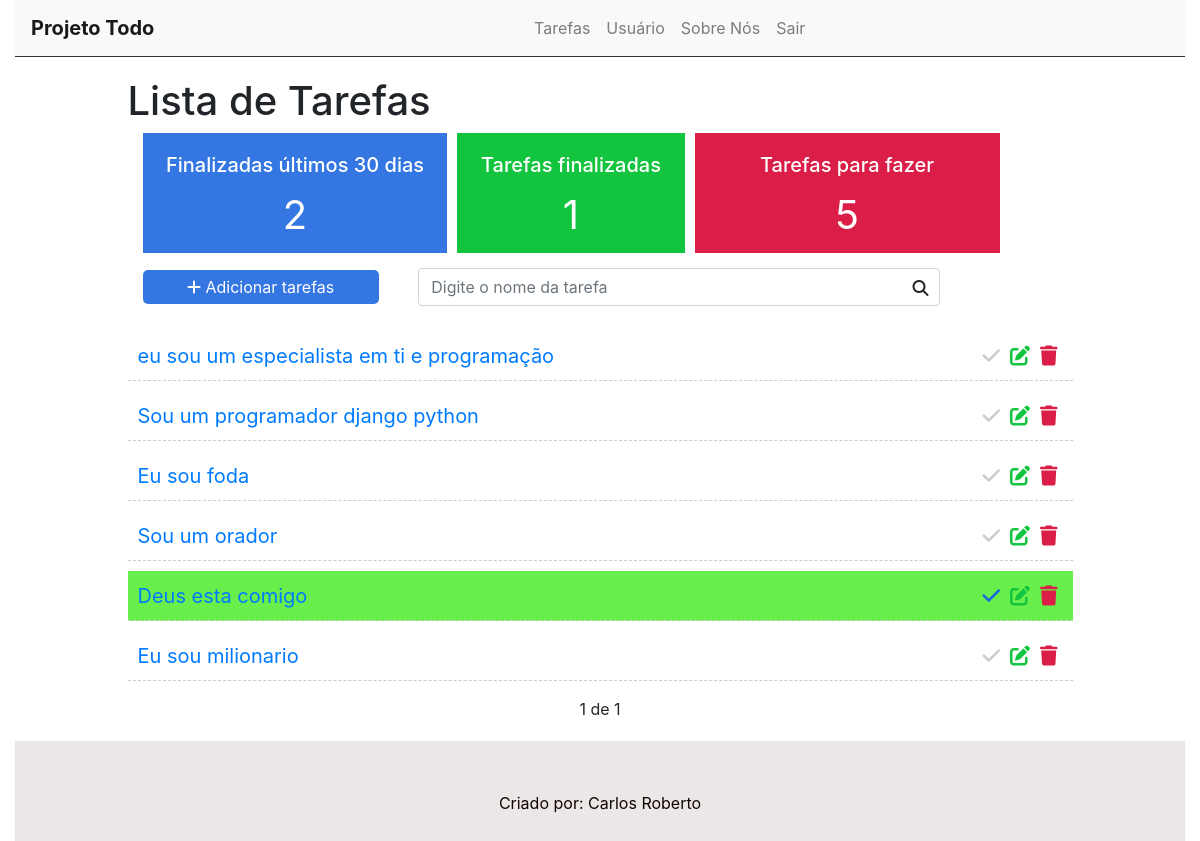
The app's page / (signed in), older data.
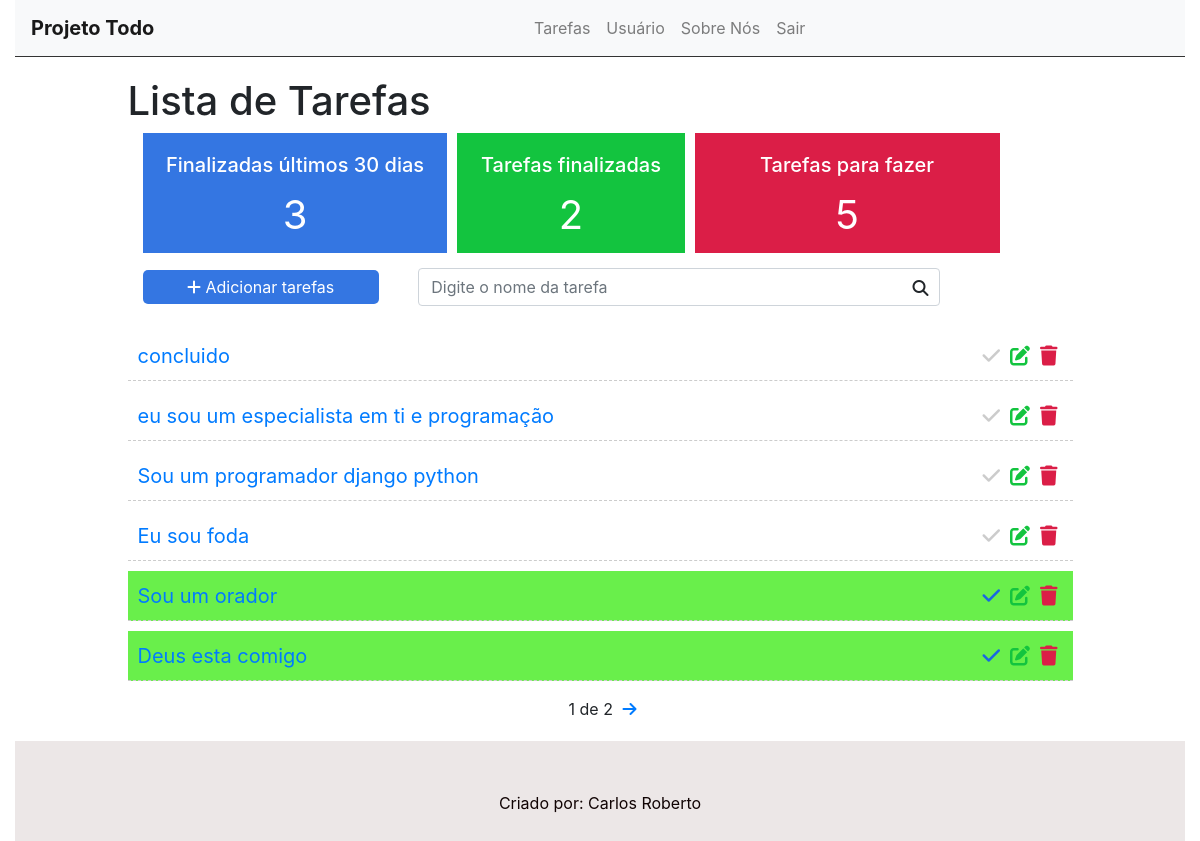
The same page, newer data.
### task/models.py (models this page shows, shortened)
class Task(models.Model):
    STATUS = (
        ('doing','fazendo'),
        ('done','feito'),
    )
    title = models.CharField(max_length=255,)
    description = models.TextField()
    done = models.CharField(
        max_length=5,
        choices=STATUS,
    )
    user = models.ForeignKey(get_user_model(), on_delete=models.CASCADE)
    created_at = models.DateTimeField(auto_now_add=True)
    update_at= models.DateTimeField(auto_now=True)

### task/views.py (the view)
# urls.py: path('', views.tasklist, name='tasklist'),
@login_required
def tasklist(request):
    search = request.GET.get('search')
    tasksDoneRecently = Task.objects.filter(done='done',update_at__gt=datetime.datetime.now()-datetime.timedelta(days=30)).count()
    tasksDone = Task.objects.filter(done='done', user=request.user).count()
    tasksDoing = Task.objects.filter(done='doing', user=request.user).count()
    if search:
        tasks = Task.objects.filter(title__icontains=search, user=request.user)
    else:
        tasks_list = Task.objects.all().order_by('-created_at').filter(user=request.user)
        paginator = Paginator(tasks_list, 6)
        page = request.GET.get('page')
        tasks = paginator.get_page(page)
    return render(request,'tasks/list.html', {'tasks': tasks,'tasksrecently': tasksDoneRecently,
         'tasksdone':tasksDone, 'tasksdoing':tasksDoing})

### task/templates/tasks/list.html (shortened to what this page needs)
{% extends 'base.html' %}
{% block content %}
    <div class="offset-1 col-10 list-div">
        <h1>Lista de Tarefas </h1>
        <div class="container dashboard">
            <div class="col-4 dashboard-box" id="dashboard-lastdays">
                <h4>Finalizadas últimos 30 dias</h4>
                <span>{{ tasksrecently }}</span>
            </div>
            <div class="col-3 dashboard-box" id="dashboard-done">
                <h4>Tarefas finalizadas</h4>
                <span>{{ tasksdone }}</span>
            </div>
            <div class="col-4 dashboard-box" id="dashboard-doing">
                <h4>Tarefas para fazer</h4>
                <span>{{ tasksdoing }}</span>
            </div>
        </div>
      <div>
        <a class="add-link" href="newtask">
            <div class="col-3 add-div">
                <i class="fas fa-plus"> </i> Adicionar tarefas
            </div>
        </a>
        <div class="col-7 search-div">
            <form method="GET" id="search-form">
                <input class="form-control" type="text" id="search" name="search" placeholder="Digite o nome da tarefa" value="{{request.GET.search}}" >
                <i class="fas fa-solid fa-magnifying-glass" id="search-btn"></i>
            </form>
        </div>
      </div>
        <ul class="task-list">
            {% for task in tasks %}
            {% if task.done == 'doing' %}
                <li class="task-item">
            {% else %}
                <li class="task-item done">
            {% endif %}
                    <span> <a href="/task/{{task.id}}">{{task.title}}</a></span>
                    <a href="/delete/{{task.id}}" class="delete-btn" onclick="return confirm('Tem certeza?')"> <span> <i class="fas fa-solid fa-trash"></i> </span> </a>
                    <a href="edit/{{task.id}}"><span><i class="fas fa-edit"></i></span></a>
                    <a href="changestatus/{{task.id}}"><i class="fas fa-check"></i></a>
                </li>
            {% endfor %}
        </ul>
        <div class="pagination">
            <span class="step-links">
                {% if tasks.paginator.num_pages %}
                <span class="current">
                    {{ tasks.number }} de {{ tasks.paginator.num_pages }}
                </span>
                {% endif %}
                {% if tasks.has_next %}
                    <a href="?page={{ tasks.next_page_number }}"><i class="fas fa-arrow-right"></i></a>
                {% endif %}
            </span>
        </div>
    </div>
{% endblock  %}

Row changes from the older to the newer data that the page shows:
no longer on this page (row unchanged): Task: title "Eu sou milionario"
added Task: title "concluido"
changed Task "Sou um orador": done "doing" → "done" (drawn)
Text that changed along with them:
{{ tasksrecently }}: "2" → "3"
{{ tasksdone }}: "1" → "2"
{{ tasks.paginator.num_pages }}: "1" → "2"
